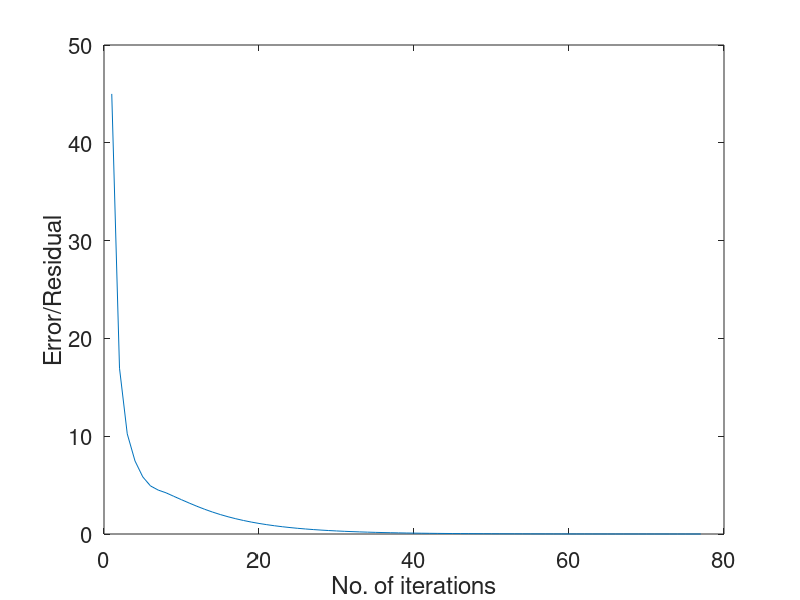
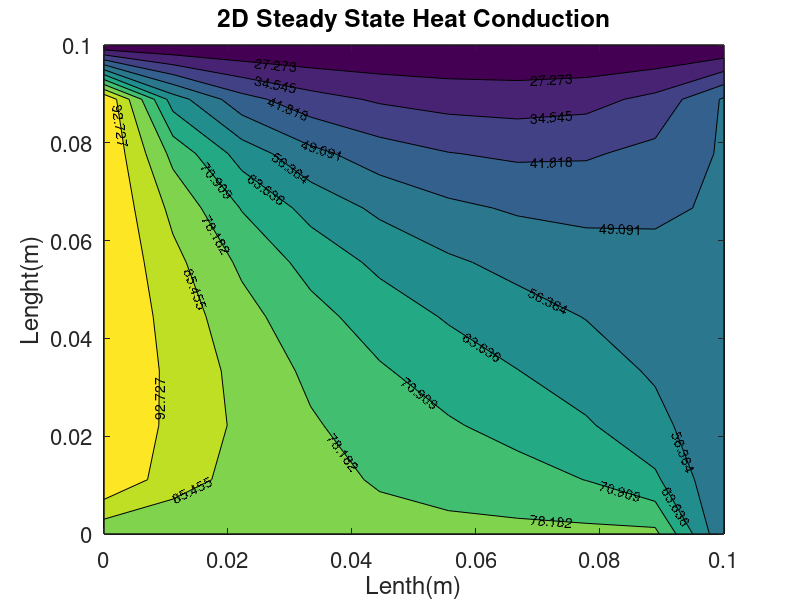

The MATLAB script that drew these images, in order:
clc
clearvars

%Geometry
L=10e-2; %10cm
H=10e-2; %10cm

%Mesh, number of nodes
nx=10;
ny=10;

x=linspace(0,L,nx)
y=linspace(0,H,ny)
dx=L/(nx-1);
dy=H/(ny-1);

%Initialisation of temperature
T=zeros(nx,ny);

%Boundary conditions
T(:,1)=100;
T(1,:)=80;
T(:,end)=50;
T(end,:)=20;
T_old=T;

beta=(dx/dy)^2;
err=200;
tol=1e-3;
k=0;

% Pre-allocate error storage
err_p = [];

while err>tol
    k=k+1
    for i=2:nx-1
        for j=2:ny-1
            T(i,j)=(1/(2*(1+beta)))*(T(i+1,j)+T(i-1,j)+(beta*(T(i,j+1)+T(i,j-1))));
        end
    end
 
    %Compute the error
 err=abs(max(max(T-T_old)))
 err_p(k)=err;

 %Update the old temperature
 T_old=T;
end

figure(1)
plot(err_p);
xlabel('No. of iterations','FontSize',14)
ylabel('Error/Residual','FontSize',14)
set(gca,'FontSize',16)

figure(2)
contourf(x,y,T,'ShowText','on')
xlabel('Lenth(m)','FontSize',14)
ylabel('Lenght(m)','FontSize',14)
title('2D Steady State Heat Conduction','FontSize',16)
set(gca,'FontSize',16)

